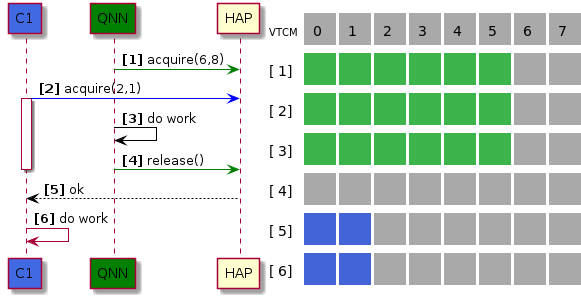
#> input picture html/_static/resources/vtcm_sharing/basics_nofeature.png, 581 x 298 px
$ python concat_images.py basics_nofeature.png basics_yesfeature.png out.png
#> lines starting #> are read from the running program, lines starting #| are printed output that depends on the picture
#=============================================================================
#
#  Copyright (c) 2022 Qualcomm Technologies, Inc.
#  All Rights Reserved.
#  Confidential and Proprietary - Qualcomm Technologies, Inc.
#
#=============================================================================

#!/usr/bin/env python3

import argparse
from PIL import Image

def make_concat(im1, im2, color=(255, 255, 255)):

    # Make a new canvas
    dst = Image.new('RGBA', (im1.width + im2.width, max(im1.height, im2.height)), color)

    # Paste image 1, vertical centering
    offset = (dst.height - im1.height) / 2
    dst.paste(im1, (0, int(offset)))

    # Paste image 2, vertical centering
    offset = (dst.height - im2.height) / 2
    dst.paste(im2, (im1.width, int(offset)))

    return dst

parser = argparse.ArgumentParser(description='Concats images side by side, left to right')
parser.add_argument('im1', help='First image')
parser.add_argument('im2', help='Second image')
parser.add_argument('dst_file', help='Where to save the output')
args = parser.parse_args()

im1 = Image.open(args.im1)
#> im1 is the input picture: PIL image 581x298 RGBA; mean R, G, B, A 160.6, 174.7, 165.9, 215.2
im2 = Image.open(args.im2)
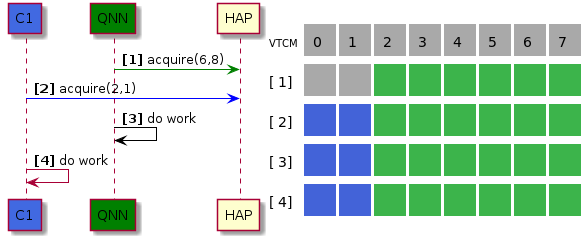
#> input picture html/_static/resources/vtcm_sharing/basics_yesfeature.png, 581 x 240 px
#> im2 is the input picture: PIL image 581x240 RGBA; mean R, G, B, A 158.8, 182.1, 168.3, 221
make_concat(im1, im2).save(args.dst_file)
#> in make_concat, `dst = Image.new('RGBA', (im1.width + im2.width, max(im1.height, im2.he..`: dst: PIL image 1162x298 RGBA; every value is 255
#> in make_concat, `dst.paste(im1, (0, int(offset)))`:
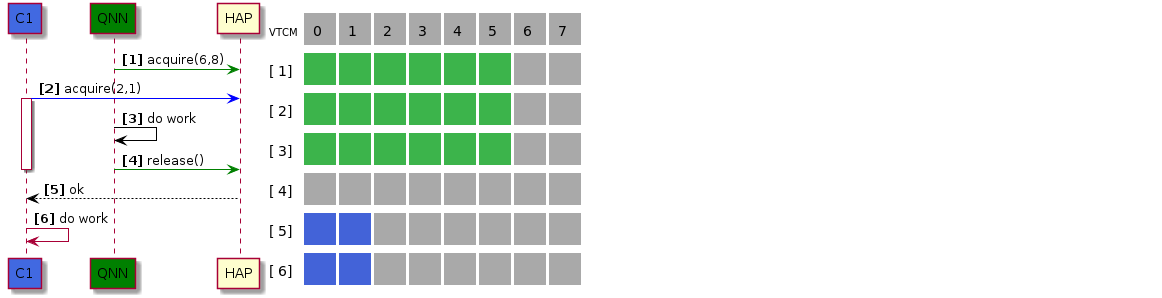
#> dst: PIL image 1162x298 RGBA; mean R, G, B, A 207.8, 214.9, 210.4, 235.1; transparent parts drawn white
#> in make_concat, `dst.paste(im2, (im1.width, int(offset)))`:
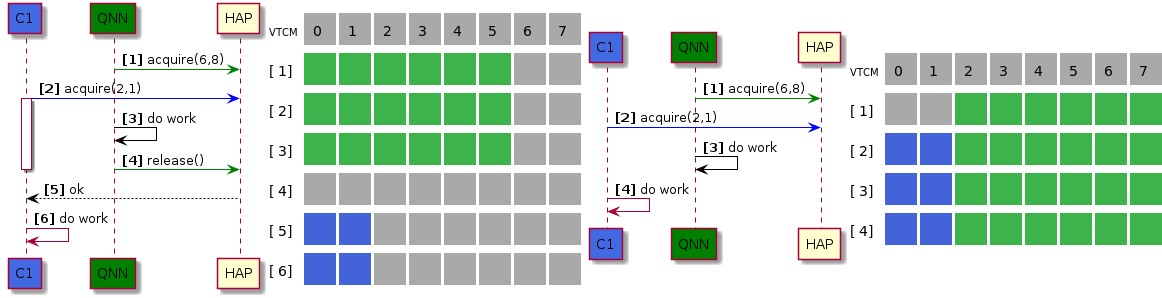
#> dst: PIL image 1162x298 RGBA; mean R, G, B, A 169.1, 185.5, 175.5, 221.4; transparent parts drawn white
